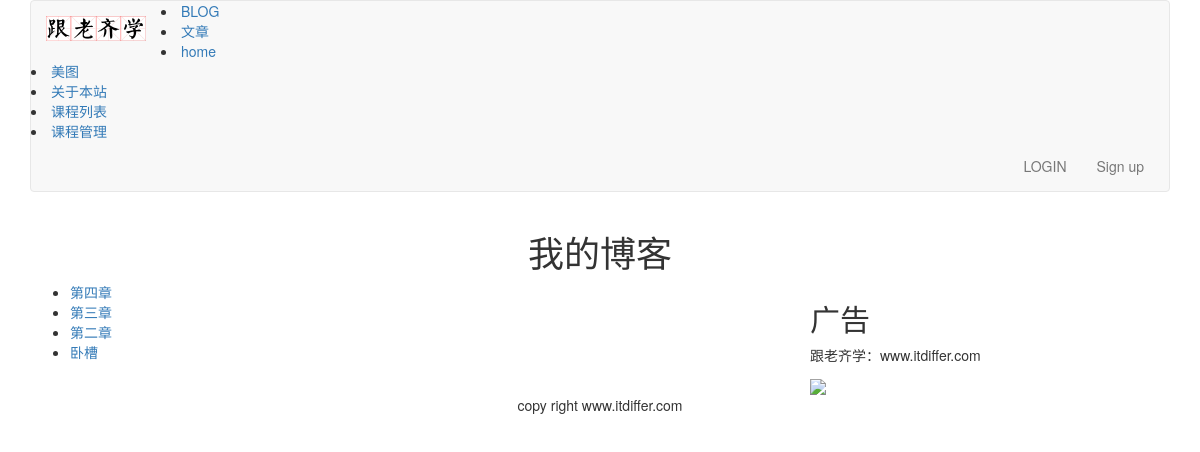
Screenshot of /blog/ with the database file from the repository.
### blog/models.py (models this page shows, shortened)
class BlogArticles(models.Model):
	title = models.CharField(max_length=300)
	author = models.ForeignKey(User, on_delete=models.CASCADE,related_name='blog_posts')
	body = models.TextField()
	publish = models.DateTimeField(default=timezone.now)
	class Meta:
		ordering = ("-publish",)

### blog/views.py (the view)
# urls.py: path('',views.blog_title,name="blog_title"),
def blog_title(request):
	blogs = BlogArticles.objects.all()
	return render(request, "blog/titles.html", {"blogs":blogs})

### templates/blog/titles.html (shortened to what this page needs)
{% extends "base.html" %}
{% block content %}
<div class="row text-center vertical-middle-sm">
	<h1>我的博客</h1>
</div>
<div class="row">
	<div class="col-xs-12 col-md-8">
		<ul>
			{% for blog in blogs %}
			<li><a href="{{ blog.id }}">{{ blog.title }}</a></li>
			{% endfor %}
		</ul>
	</div>
	<div class="col-xs-6 col-md-4">
		<h2>广告</h2>
		<p>跟老齐学：www.itdiffer.com</p>
		<img width="200px" src="http://www.mrwallpaper.com/wallpapers/Fluffy-Cat.jpg">
	</div>
</div>
{% endblock %}

### rows the page displays
BlogArticles: title "第四章"
BlogArticles: title "第三章"
BlogArticles: title "第二章"
BlogArticles: title "卧槽"
